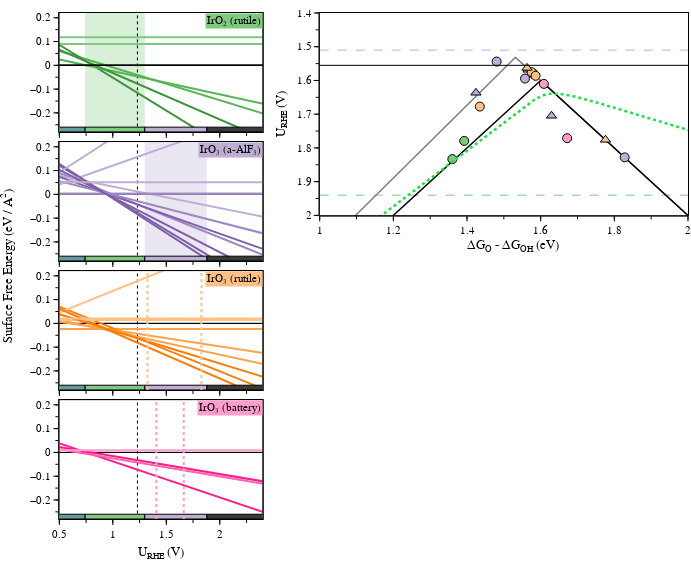

This figure's notebook cell:
### Code cell
plot_name_i = "combined__surf_pourb_oer"
fig = my_plotly_plot(
    figure=fig,
    plot_name=plot_name_i,
    write_html=True,
    write_pdf=True,
    try_orca_write=True)

fig.show()
